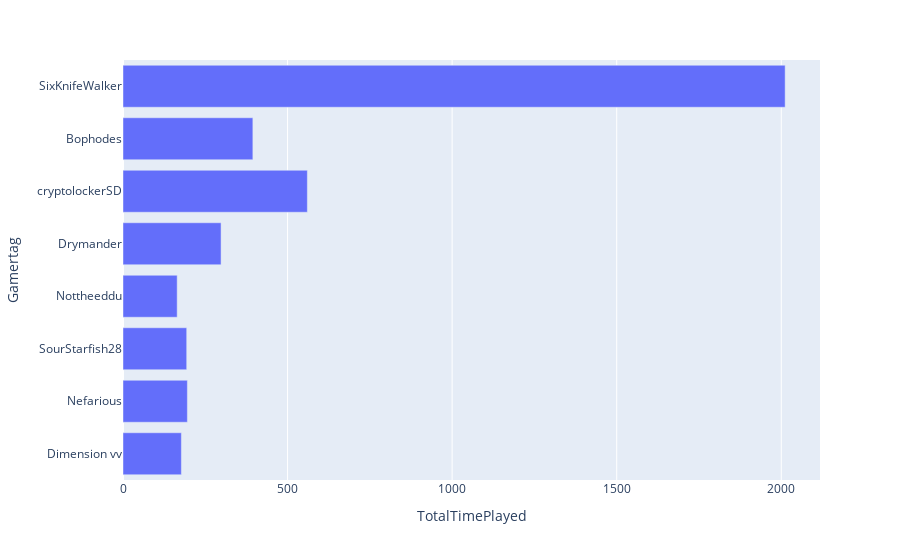

Source (notebook cell):
### Markdown cell above
# Graphs

### Code cell
import plotly.express as px
# df = df
fig = px.bar(df, x='TotalTimePlayed', y='Gamertag', orientation='h')
fig.show()

### Figure 1 — Plotly figure (JSON) as saved in the notebook; plotly's stock layout.template omitted (floating-point values rounded to 4 significant figures)
{"data": [{"alignmentgroup": "True", "hovertemplate": "TotalTimePlayed=%{x}<br>Gamertag=%{y}<extra></extra>", "legendgroup": "", "marker": {"color": "#636efa"}, "name": "", "offsetgroup": "", "orientation": "h", "showlegend": false, "textposition": "auto", "type": "bar", "x": [177.3, 195.6, 193.6, 164.6, 297.9, 560.1, 394.6, 2012.0], "xaxis": "x", "y": ["Dimension vv", "Nefarious", "SourStarfish28", "Nottheeddu", "Drymander", "cryptolockerSD", "Bophodes", "SixKnifeWalker"], "yaxis": "y"}], "layout": {"barmode": "relative", "legend": {"tracegroupgap": 0}, "margin": {"t": 60}, "xaxis": {"anchor": "y", "domain": [0, 1], "title": {"text": "TotalTimePlayed"}}, "yaxis": {"anchor": "x", "domain": [0, 1], "title": {"text": "Gamertag"}}}}
